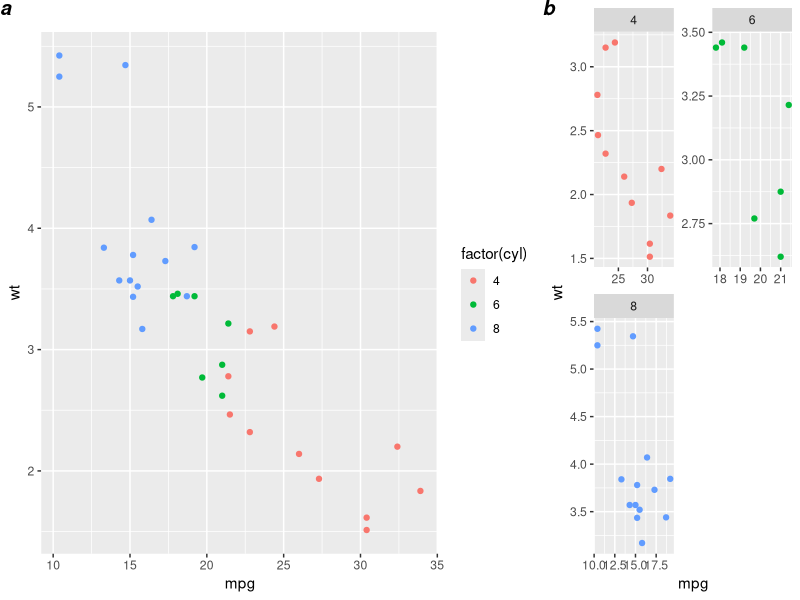

The R script that drew this image:
library(egg)


### Name: ggarrange
### Title: ggarrange
### Aliases: ggarrange

### ** Examples

p1 <- ggplot(mtcars, aes(mpg, wt, colour = factor(cyl))) +
  geom_point()
p2 <- ggplot(mtcars, aes(mpg, wt, colour = factor(cyl))) +
  geom_point() + facet_wrap( ~ cyl, ncol=2, scales = "free") +
  guides(colour="none") +
  theme()
ggarrange(p1, p2, widths = c(2,1), labels = c("a", "b"))
